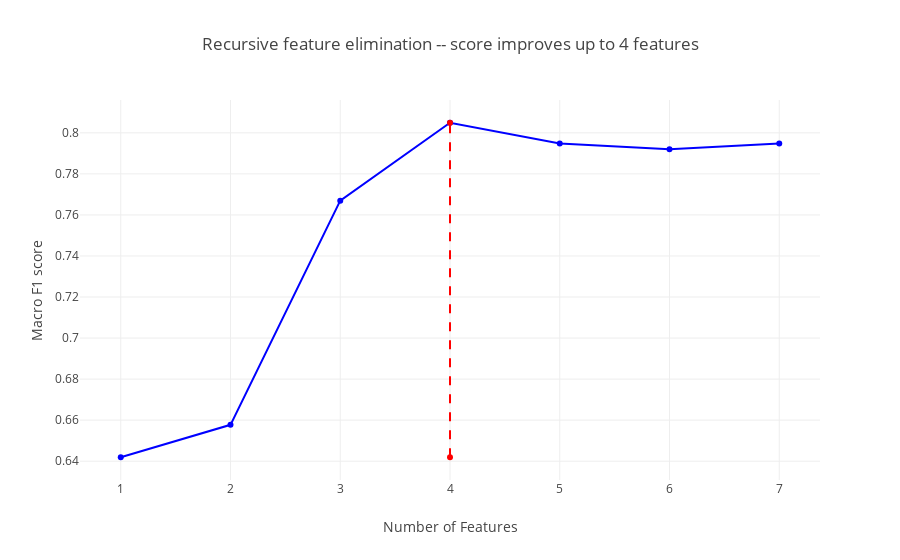

Notebook code for this chart:
### Code cell
# Plot results
trace0 = go.Scatter(x=np.asarray(range(1,1+num_feat)),y=selector.grid_scores_,line = dict(color = 'blue'))
trace1 = go.Scatter(x=[selector.n_features_,selector.n_features_],
                    y=[np.min(selector.grid_scores_),np.max(selector.grid_scores_)],
                            line = dict(color = 'red',
                                       dash ='dash'))
fig1 = go.Figure(data=[trace0,trace1])
fig1['layout'].update(title=f'Recursive feature elimination -- score improves up to {selector.n_features_} features',
                              xaxis = dict(title='Number of Features'),
                              yaxis = dict(title='Macro F1 score'),
                              showlegend=False)
plotly.offline.iplot(fig1, filename='basic-line')

### Figure 1 — Plotly figure (JSON) as saved in the notebook; plotly's stock layout.template omitted (floating-point values rounded to 4 significant figures)
{"data": [{"line": {"color": "blue"}, "type": "scatter", "uid": "639fa8ff-60cb-4234-a3c3-113b533ac71a", "x": [1, 2, 3, 4, 5, 6, 7], "y": [0.6419, 0.6577, 0.767, 0.8049, 0.7948, 0.792, 0.7948]}, {"line": {"color": "red", "dash": "dash"}, "type": "scatter", "uid": "6148dae5-945f-401b-b845-f222ebc371ea", "x": [4, 4], "y": [0.6419, 0.8049]}], "layout": {"showlegend": false, "title": {"text": "Recursive feature elimination -- score improves up to 4 features"}, "xaxis": {"title": {"text": "Number of Features"}}, "yaxis": {"title": {"text": "Macro F1 score"}}}}
